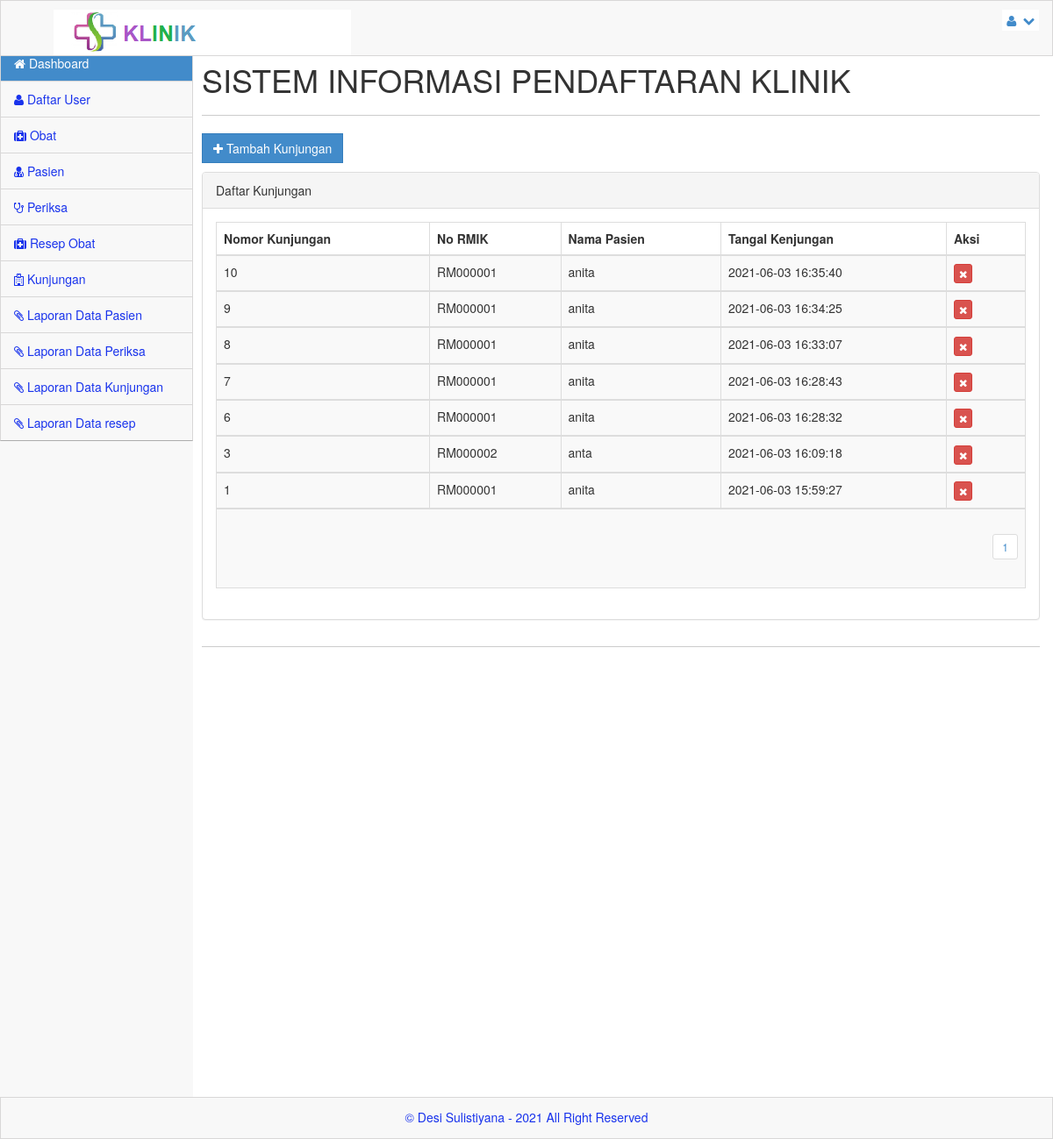
The page /admin/index.php?menu=kunjungan (signed in) on the database as committed earlier.
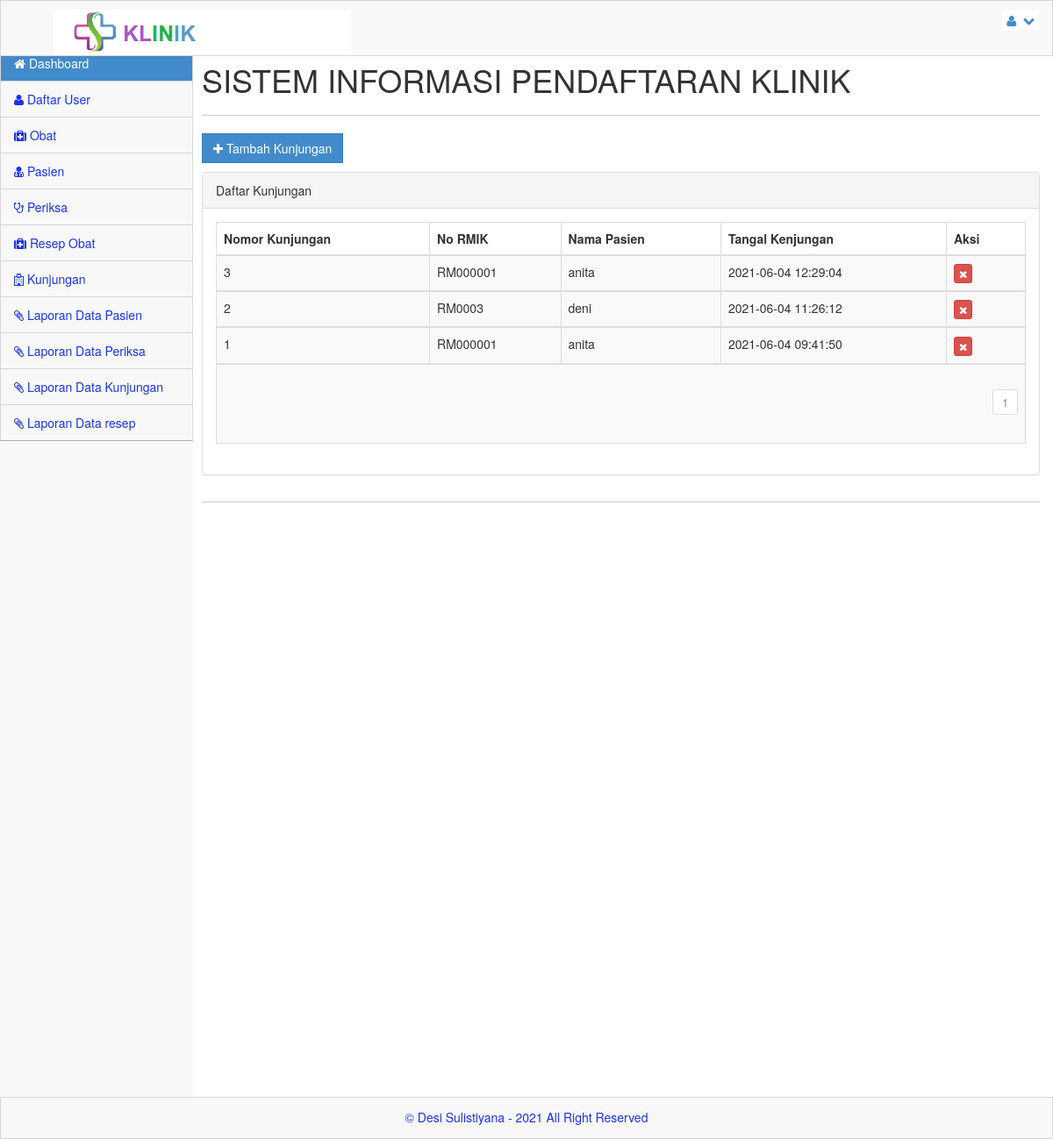
The same page on the database as committed later.
### tables this page shows
CREATE TABLE `kunjungan` (
  `no_kunjungan` int(10) NOT NULL,
  `no_rm` varchar(10) NOT NULL,
  `created_at` timestamp NULL DEFAULT current_timestamp(),
  `updated_at` timestamp NULL DEFAULT current_timestamp(),
  `deleted_at` timestamp NULL DEFAULT NULL
);

CREATE TABLE `pasien` (
  `no_rm` varchar(11) NOT NULL,
  `nm_pasien` varchar(300) NOT NULL,
  `j_kel` varchar(100) NOT NULL,
  `agama` varchar(100) NOT NULL,
  `alamat` varchar(300) NOT NULL,
  `tgl_lhr` date NOT NULL,
  `ktp` varchar(16) NOT NULL,
  `no_tlp` varchar(12) NOT NULL,
  `nm_kel` varchar(20) NOT NULL,
  `hub_kel` varchar(100) NOT NULL
);

### admin/kunjungan.php (the view, shortened to what this page needs)
<?php
$row = 20;
$hal = isset($_GET['hal']) ? $_GET['hal'] : 0;
$pageSql = "SELECT * FROM kunjungan";
$pageQry = mysqli_query($server,$pageSql) or die ("error paging: ".mysqli_error());
$jml	 = mysqli_num_rows($pageQry);
$max	 = ceil($jml/$row);
?>
<a href="?menu=kunjungan_add" class="btn btn-primary btn-rect" data-toggle="modal"><i class='icon icon-white icon-plus'></i> Tambah Kunjungan</a><p>
<div class="panel panel-default">
	<div class="panel-heading">
		Daftar Kunjungan
	</div>
	<div class="panel-body">
		<div class="table-responsive">
			<table class="table table-striped table-bordered table-hover">
				<thead>
					<tr>
						<th>Nomor Kunjungan</th>
						<th>No RMIK</th>
						<th>Nama Pasien</th>
						<th>Tangal Kenjungan</th>
						<th width="90">Aksi</th>
					</tr>
				</thead>
			<?php
				$kjgSql = "SELECT * FROM kunjungan LEFT JOIN pasien ON pasien.no_rm=kunjungan.no_rm ORDER BY no_kunjungan DESC LIMIT $hal, $row";
				$kjgQry = mysqli_query($server,$kjgSql)  or die ("Query Kunjungan salah : ".mysqli_error());
				while ($kjg = mysqli_fetch_array($kjgQry)) {
			?>
				<tbody>
					<tr>
						<td><?php echo $kjg['no_kunjungan'];?></td>
						<td><?php echo $kjg['no_rm'];?></td>
						<td><?php echo $kjg['nm_pasien'];?></td>
						<td><?php echo $kjg['created_at'];?></td>
						<td>
						  <div class='btn-group'>
						  <a href="?menu=kunjungan_del&aksi=hapus&nmr=<?php echo $kjg['no_kunjungan']; ?>" class="btn btn-xs btn-danger tipsy-kiri-atas" title="Hapus Data Ini" onclick="return confirm('ANDA YAKIN AKAN MENGHAPUS DATA PENTING INI ... ?')"><i class="icon-remove icon-white"></i></a>
						  </div>
						</td>
					</tr>
				</tbody>
			<?php } ?>
					<tr>
						<td colspan="6" align="right">
						<?php
						for($h = 1; $h <= $max; $h++){
							$list[$h] = $row*$h-$row;
							echo "<ul class='pagination pagination-sm'><li><a href='?menu=kunjungan&hal=$list[$h]'>$h</a></li></ul>";
						}
						?></td>
					</tr>
			</table>
		</div>
	</div>
</div>

Rows that differ between the two databases and show on the page:
removed kunjungan: no_kunjungan "10", pasien.no_rm "RM000001", pasien.nm_pasien "anita", created_at "2021-06-03 16:35:40"
removed kunjungan: no_kunjungan "9", pasien.no_rm "RM000001", pasien.nm_pasien "anita", created_at "2021-06-03 16:34:25"
removed kunjungan: no_kunjungan "8", pasien.no_rm "RM000001", pasien.nm_pasien "anita", created_at "2021-06-03 16:33:07"
removed kunjungan: no_kunjungan "7", pasien.no_rm "RM000001", pasien.nm_pasien "anita", created_at "2021-06-03 16:28:43"
removed kunjungan: no_kunjungan "6", pasien.no_rm "RM000001", pasien.nm_pasien "anita", created_at "2021-06-03 16:28:32"
changed kunjungan id 3: pasien.no_rm "RM000002" → "RM000001"; pasien.nm_pasien "anta" → "anita"; created_at "2021-06-03 16:09:18" → "2021-06-04 12:29:04"
added kunjungan: no_kunjungan "2", pasien.no_rm "RM0003", pasien.nm_pasien "deni", created_at "2021-06-04 11:26:12"
changed kunjungan id 1: created_at "2021-06-03 15:59:27" → "2021-06-04 09:41:50"
